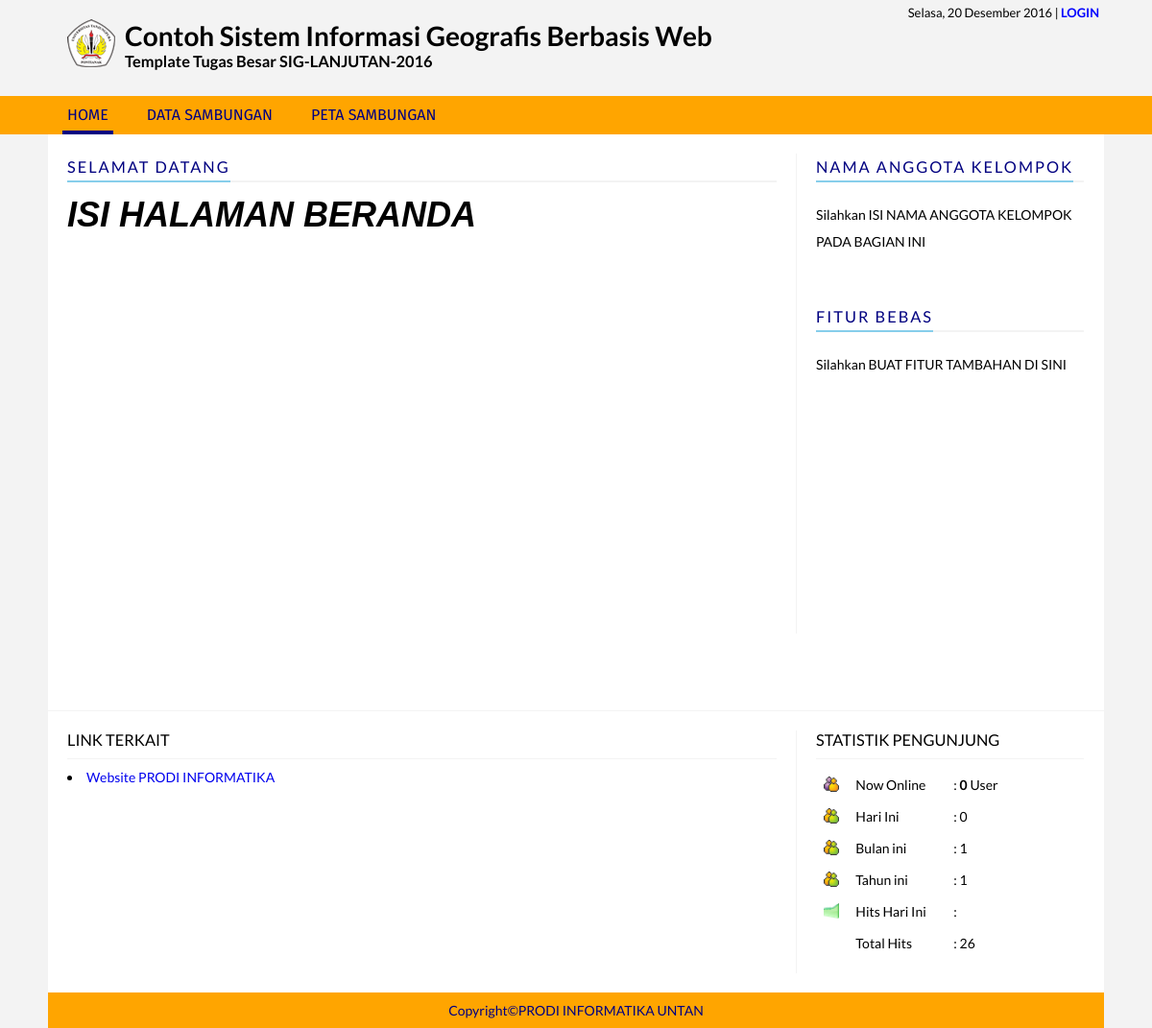
The page / on the database its author committed.
### tables this page shows
CREATE TABLE IF NOT EXISTS `tb_pengaturan` (
`id` int(1) NOT NULL,
  `beranda` text NOT NULL
);

CREATE TABLE IF NOT EXISTS `tb_link` (
`id_link` int(5) NOT NULL,
  `nama_link` varchar(200) NOT NULL,
  `url` text NOT NULL
);

### class/function.php (called while the page is built, shortened)
<?php
function tanggalIndo($waktu, $format) {
	if($waktu == "0000-00-00" || !$waktu || $waktu == "0000-00-00 00:00:00") {
		$rep = "";
	} else {
		if(preg_match('/-/', $waktu)) {
			$tahun = substr($waktu,0,4);
			$bulan = substr($waktu,5,2);
			$tanggal = substr($waktu,8,2);
		} else {
			$tahun = substr($waktu,0,4);
			$bulan = substr($waktu,4,2);
			$tanggal = substr($waktu,6,2);
		}
		$jam = substr($waktu,11,2);
		$menit= substr($waktu,14,2);
		$detik = substr($waktu,17,2);
		$hari_en = array("Sunday", "Monday", "Tuesday", "Wednesday", "Thursday", "Friday", "Saturday");
		$hari_id = array("Minggu", "Senin", "Selasa", "Rabu", "Kamis", "Jum'at", "Sabtu");
		$bulan_en = array("January", "February", "March", "April", "May", "June", "July", "August", "September", "October", "November", "December");
		$bulan_id = array("Januari", "Februari", "Maret", "April", "Mei", "Juni", "Juli", "Agustus", "September", "Oktober", "November", "Desember");
		$ret = @date($format, @mktime($jam, $menit, $detik, $bulan, $tanggal, $tahun));
		$replace_hari = str_replace($hari_en, $hari_id, $ret);
		$rep = str_replace($bulan_en, $bulan_id, $replace_hari);
		$rep = nl2br($rep);
	}
	return $rep;
}
?>

### class/class.db.php (called while the page is built, shortened)
<?php
class db extends PDO {
	private function cleanup($bind) {
		if(!is_array($bind)) {
			if(!empty($bind))
				$bind = array($bind);
			else
				$bind = array();
		}
		return $bind;
	}
	public function run($sql, $bind="") {
		$this->sql = trim($sql);
		$this->bind = $this->cleanup($bind);
		try {
			$pdostmt = $this->prepare($this->sql);
			if($pdostmt->execute($this->bind) !== false) {
				if(preg_match("/^(" . implode("|", array("select", "describe", "pragma")) . ") /i", $this->sql))
					return $pdostmt->fetchAll(PDO::FETCH_ASSOC);
				elseif(preg_match("/^(" . implode("|", array("delete", "insert", "update")) . ") /i", $this->sql))
					return $pdostmt->rowCount();
			}
		} catch (PDOException $e) {
			$this->error = $e->getMessage();
			$this->debug();
			return false;
		}
	}
	public function select($table, $where="", $bind="", $fields="*") {
		$sql = "SELECT " . $fields . " FROM " . $table;
		$sql .= ";";
		return $this->run($sql, $bind);
	}
}
?>

### index.php (the view, shortened to what this page needs)
<?php
include "class/class.db.php";
include "class/function.php";
$db = new db();
?>
<html>
<head>
<link rel="stylesheet" href="css/style.css">
<link rel="stylesheet" type="text/css" href="plugins/lightbox/lightbox.css" />
<link rel="stylesheet" type="text/css" href="plugins/sitemapstyler/sitemapstyler.css" />
</head>
<body>
<div class="header-wrap">
<div class="header">
<div class="login">
<?php date_default_timezone_set('Asia/Jakarta'); echo tanggalIndo(date('Y-m-d'),'l, j F Y');?> | <a href="admin/"><?php echo (ISSET($_SESSION['admin']['username'])) ? "HALAMAN ADMIN" : "LOGIN"; ?></a>
</div>
<img src="img/logountan.png">
<h1>Contoh Sistem Informasi Geografis Berbasis Web</h1>
<h3>Template Tugas Besar SIG-LANJUTAN-2016</h3>
</div>
</div>
<?php
$page = ISSET($_GET['page']) ? $_GET['page'] : "home";
?>
<div class="nav-wrap">
<div class="nav">
	<ul>
	<li><a href="index.php?page=home" class="<?php echo ($page=='home') ? "active" : ""; ?>">HOME</a></li>
	<li><a href="index.php?page=sambungan" class="<?php echo ($page=='sambungan') ? "active" : ""; ?>">DATA SAMBUNGAN</a></li>
	<li><a href="index.php?page=peta" class="<?php echo ($page=='peta') ? "active" : ""; ?>">PETA SAMBUNGAN</a></li>
	</ul>
</div>
</div>
<div class="content-wrap">
<div class="content">
<?php include "_content.php" ?>
</div>
<div class="footer clearfix">
<div class="footer-left">
<h3>LINK TERKAIT</h3>
<?php
$q = $db->select("tb_link");
foreach($q as $r){
	echo "<li><a href='".$r['url']."' target='_blank'>".$r['nama_link']."</a></li>";
}
?>
</div>
<div class="footer-right">
<h3>STATISTIK PENGUNJUNG</h3>
<?php include "_counter.php"; ?>
</div>
</div>
<div class="copyright">
 Copyright&copy;PRODI INFORMATIKA UNTAN
</div>
</div>
</body>
</html>

### page/home.php
<div class="main-content">
<div class="title">
<h3>SELAMAT DATANG</h3>
</div>
<?php
$r = $db->run("SELECT * FROM tb_pengaturan");
echo $r[0]['beranda'];
?>
</div>
<div class="sidebar">
<div class="widget">
<div class="title">
<h3>NAMA ANGGOTA KELOMPOK</h3>
</div>
<?php
echo "Silahkan ISI NAMA ANGGOTA KELOMPOK PADA BAGIAN INI</b>";
?>
</div>
<div class="widget">
<div class="title">
<h3>FITUR BEBAS</h3>
</div>
<?php
echo "Silahkan BUAT FITUR TAMBAHAN DI SINI</b>";
?>
</div>
</div>

### css/style.css (style rules this page uses)
* { margin:0; padding:0; -webkit-box-sizing: border-box; -moz-box-sizing: border-box; box-sizing: border-box; outline:0; }
body { background:#f3f3f3; font-family:"Lato"; font-size:14px; }
.clearfix:before,.clearfix:after { content: ""; display: table; line-height: 0; clear: both; }
a { text-decoration:none; }
.nav-wrap { background:orange; }
.header { margin:0 auto; padding:20px; width:1100px; height:100px; color:#000; position:relative; }
.header .login { position:absolute; top:5px; right:5px; font-family:"Lato"; font-size:13px; color:#000; }
.header .login a { font-weight:bold; color:blue; }
.header img { float:left; margin-right:10px; }
.nav { margin:0 auto; width:1100px; height:40px; line-height:40px; font-family:"Fira Sans"; font-size:16px; }
.nav ul li { list-style:none; height:40px; line-height:40px; padding:0 15px; float:left; }
.nav ul li a { list-style:none; height:40px; line-height:40px; padding:0 5px; display:inline-block; color:navy; border-bottom:4px solid transparent; }
.nav ul li a:hover,.nav ul li a.active { border-bottom-color:navy; color:navy; text-shadow:none; }
.content-wrap { background:#fff; margin:0 auto; width:1100px; }
.content { min-height:600px; padding:20px; line-height:2em; }
.content:after { content: ""; display: table; line-height: 0; clear: both; }
.title { margin-bottom:20px; height:30px; border-bottom:2px solid #f3f3f3; }
.title h3 { display:inline-block; font-weight:normal; letter-spacing:2px; height:30px; color:navy; border-bottom:2px solid skyblue; }
.main-content { width:760px; min-height:500px; float:left; padding-right:20px; border-right:1px solid #f3f3f3; }
.sidebar { width:300px; min-height:500px; float:left; padding-left:20px; border-left:1px solid #f3f3f3; margin-left:-1px; }
.widget { margin-bottom:50px; }
.footer { padding:20px; border-top:1px solid #f3f3f3; }
.footer h3 { border-bottom:1px solid #f3f3f3; font-weight:normal; padding-bottom:10px; margin-bottom:10px; }
.footer-left { width:660px; float:left; }
.footer-right { width:300px; float:left; padding-left:20px; }
.footer-left { width:760px; float:left; padding-right:20px; border-right:1px solid #f3f3f3; }
.footer-right { width:300px; float:left; padding-left:20px; border-left:1px solid #f3f3f3; margin-left:-1px; }
.copyright { background:orange; color:navy; padding:10px; text-align:center; }

### rows shown on the page
tb_pengaturan: beranda "ISI HALAMAN BERANDA"
tb_link: nama_link "Website PRODI INFORMATIKA"

### other values the page prints
$pengunjungonline "0"
$pengunjung "0"
$bulan1 "1"
$tahunini1 "1"
$totalhits "26"
